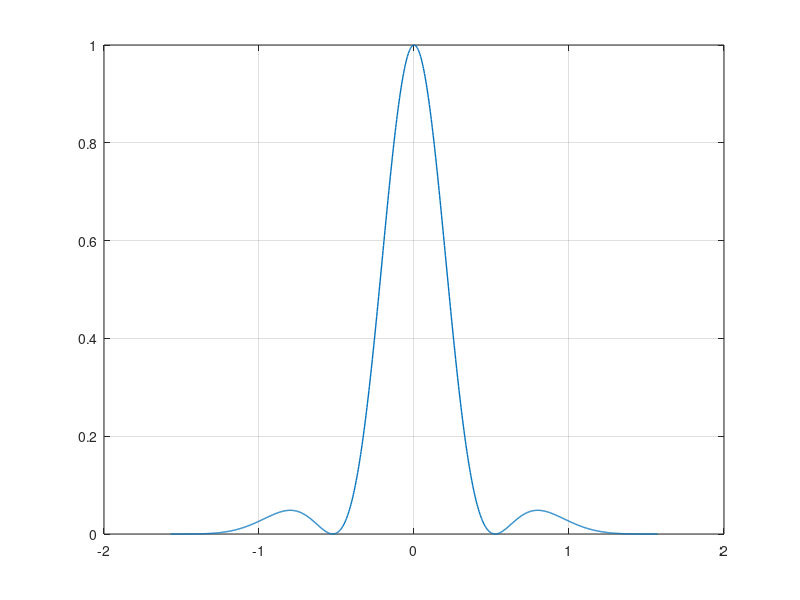

Reproduce this figure in MATLAB. (Note: this script raises an error after producing the figure.)
%% ANTENNES INTELIGENTES TP


%% VARIABLES GLOBALES


clc
clear all; % effacement de toutes les variables de l�espace travail
close all; % fermeture de tous les fichiers (�ventuellement) ouverts
global NOMBRE_ANTENNES; % nombre total de capteurs de l�antenne
global BINARY_DATA_RATE; % d�bit de la source binaire transmise
global FACTEUR_SURECH; % facteur de sur-�chantillonnage au r�cepteur
global ROLL_OFF_FACTOR; % facteur de retomb�e des filtres en cosinus sur-�l�v�
global SAMPLING_FREQ; % fr�quence d��chantillonage du signal au r�cepteur
global BAUD_RATE; % rapidit� de modulation des donn�es transmises

%% INIT PARAMETRES

%=============================================================================
% 1- Exemple d�initialisation des ces param�tres
%=============================================================================
ROLL_OFF_FACTOR=0.3;
NOMBRE_ANTENNES=16;
FACTEUR_SURECH=2;
BANDWIDTH=200e3;
DUREE_SYMBOLE=1/BANDWIDTH;
BAUD_RATE=1/DUREE_SYMBOLE;
SAMPLING_FREQ=FACTEUR_SURECH*BAUD_RATE;
d_sur_lambda = [.125 .25 .5];
M = 16;

%% ALGORITHME SIMPLE DE 
 

nombre_points = 1000;
phi = linspace(-pi/2,pi/2,nombre_points);
CC = zeros(3,nombre_points);
v = zeros(M,1);%

M_const = 1/sqrt(M);
w = ones(16,1)*M_const;
for j = 1:3
    for i = 1:size(phi,2)
        for m = 1:size(v,1)
         v(m) = M_const*exp(-1i*2*pi*d_sur_lambda(j)*(m-1)*sin(phi(i)));  
        end
       C(i) = abs(w'*v*v'*w);
    end
    CC(j,:) = C;
    

figure('Units', 'pixels', ...
    'Position', [100 100 500 375]);
plot(phi,(C),'LineWidth',1);
grid()
%title('Initial Weights ','FontSize',12);


figure()
TracePolar(phi,(C), -50);
grid()
%title('Final Weights ','FontSize',12);


end



figure()
hold on
plot(phi,CC(1,:),'-b','LineWidth',1);
plot(phi,CC(2,:),'-m','LineWidth',1);
plot(phi,CC(3,:),'-r','LineWidth',1);
hold off
grid on
title('Initial Weights ','FontSize',12);



grid on

%% GENERATION DE SIGNALES

%=============================================================================
% 2- G�n�ration des signaux sur l�ensemble des capteurs
%=============================================================================
% 
Phis = 0;%20*pi/180; % dangle d�incidence du signal utile
Phi1 = -30*pi/180 % angle d�incidence du premier interf�rent
Phi2 = 60*pi/180 %  angale d�incidence du second interf�rent
RSB = 30; % rapport de puissance (en dB) entre le signal utile
% et le bruit au niveau de chaque capteur
RSI1 = 300 % rapport de puissance (en dB) entre le signal utile et l�interf�rent n?1
RSI2 = 300 % rapport de puissance (en dB) entre le signal utile et l�interf�rent n?2


[MatriceR,MatriceS,Sig,BinaireIn,PenteSCurve] = ...
    GeneSignaux(Phis,Phi1,Phi2,RSB,RSI1,RSI2);


%code rajoute pour moi
%========================================================
%calcule de la sortie y 
M = 16;
w = ones(16,1)*1/M^0.5;
y = zeros(1,size(Sig,2));
for id =1:size(Sig,2)
    y(id) = w'* Sig(:,id);
end

%diagramme de l'oeil pour l' entree
 eyediagram(Sig(1,:),FACTEUR_SURECH) ;
% %diagramme de l'oeil pour la sortie
 eyediagram(y,FACTEUR_SURECH) ;






%% RAPPORT  PUISSANCE SIGNAl - BRUIT

% %output
% a = 3.0075;
% b = 3.03525;
% %input
% aa = 0.73625;
% bb = 0.7375;
% Ps_out = a*a+b*b;
% Ps_in  = aa*aa+bb*bb;
% 
% G = Ps_out/Ps_in
% 
% %% DOCUMENTATION
% 


h = get(0,'children');
for i=length(h):-1:1
  saveas(h(i), ['exo2_' num2str(length(h)+1-i)], 'png');
end











